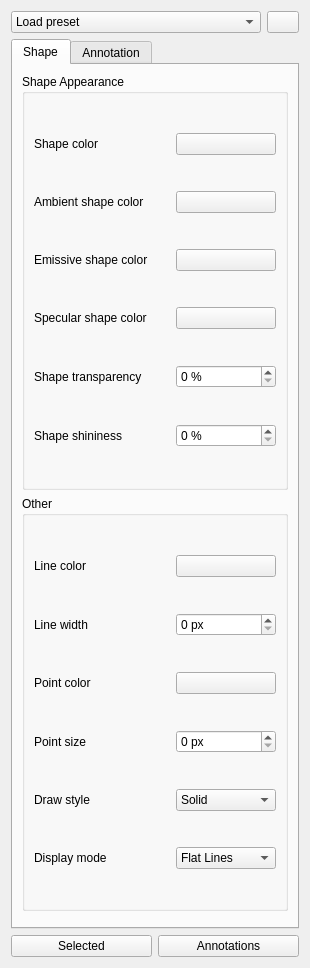
<?xml version="1.0" encoding="UTF-8"?>
<ui version="4.0">
 <class>Form</class>
 <widget class="QWidget" name="Form">
  <property name="geometry">
   <rect>
    <x>0</x>
    <y>0</y>
    <width>290</width>
    <height>968</height>
   </rect>
  </property>
  <property name="windowTitle">
   <string>Style Settings</string>
  </property>
  <layout class="QVBoxLayout" name="verticalLayout_1">
   <item>
    <layout class="QHBoxLayout" name="horizontalLayout_1">
     <item>
      <widget class="QComboBox" name="comboPresets">
       <property name="toolTip">
        <string>Fill the values below from a stored style preset</string>
       </property>
       <item>
        <property name="text">
         <string>Load preset</string>
        </property>
       </item>
      </widget>
     </item>
     <item>
      <widget class="QPushButton" name="saveButton">
       <property name="maximumSize">
        <size>
         <width>32</width>
         <height>16777215</height>
        </size>
       </property>
       <property name="toolTip">
        <string>Saves the current style as a preset</string>
       </property>
       <property name="text">
        <string/>
       </property>
       <property name="icon">
        <iconset theme="gtk-save">
         <normaloff>.</normaloff>.</iconset>
       </property>
      </widget>
     </item>
    </layout>
   </item>
   <item>
    <widget class="QTabWidget" name="tabs">
     <widget class="QWidget" name="tab_Shape">
      <attribute name="title">
       <string>Shape</string>
      </attribute>
      <layout class="QVBoxLayout" name="verticalLayout_2">
       <item>
        <widget class="QGroupBox" name="groupBox_1">
         <property name="title">
          <string>Shape Appearance</string>
         </property>
         <layout class="QGridLayout" name="gridLayout_1" columnstretch="1,0" columnminimumwidth="0,100">
          <item row="0" column="0">
           <widget class="QLabel" name="label_ShapeColor">
            <property name="text">
             <string>Shape color</string>
            </property>
           </widget>
          </item>
          <item row="0" column="1">
           <widget class="Gui::ColorButton" name="ShapeColor">
           </widget>
          </item>
          <item row="1" column="0">
           <widget class="QLabel" name="label_AmbientColor">
            <property name="text">
             <string>Ambient shape color</string>
            </property>
           </widget>
          </item>
          <item row="1" column="1">
           <widget class="Gui::ColorButton" name="AmbientColor">
           </widget>
          </item>
          <item row="2" column="0">
           <widget class="QLabel" name="label_EmissiveColor">
            <property name="text">
             <string>Emissive shape color</string>
            </property>
           </widget>
          </item>
          <item row="2" column="1">
           <widget class="Gui::ColorButton" name="EmissiveColor">
           </widget>
          </item>
          <item row="3" column="0">
           <widget class="QLabel" name="label_SpecularColor">
            <property name="text">
             <string>Specular shape color</string>
            </property>
           </widget>
          </item>
          <item row="3" column="1">
           <widget class="Gui::ColorButton" name="SpecularColor">
           </widget>
          </item>
          <item row="4" column="0">
           <widget class="QLabel" name="label_Transparency">
            <property name="text">
             <string>Shape transparency</string>
            </property>
           </widget>
          </item>
          <item row="4" column="1">
           <widget class="QSpinBox" name="Transparency">
            <property name="suffix">
             <string notr="true"> %</string>
            </property>
            <property name="maximum">
             <number>100</number>
            </property>
           </widget>
          </item>
          <item row="5" column="0">
           <widget class="QLabel" name="label_Shininess">
            <property name="text">
             <string>Shape shininess</string>
            </property>
           </widget>
          </item>
          <item row="5" column="1">
           <widget class="QSpinBox" name="Shininess">
            <property name="suffix">
             <string notr="true"> %</string>
            </property>
            <property name="maximum">
             <number>100</number>
            </property>
           </widget>
          </item>
         </layout>
        </widget>
       </item>
       <item>
        <widget class="QGroupBox" name="groupBox_2">
         <property name="title">
          <string>Other</string>
         </property>
         <layout class="QGridLayout" name="gridLayout_2" columnstretch="1,0" columnminimumwidth="0,100">
          <item row="0" column="0">
           <widget class="QLabel" name="label_LineColor">
            <property name="text">
             <string>Line color</string>
            </property>
           </widget>
          </item>
          <item row="0" column="1">
           <widget class="Gui::ColorButton" name="LineColor">
           </widget>
          </item>
          <item row="1" column="0">
           <widget class="QLabel" name="label_LineWidth">
            <property name="text">
             <string>Line width</string>
            </property>
           </widget>
          </item>
          <item row="1" column="1">
           <widget class="QSpinBox" name="LineWidth">
            <property name="suffix">
             <string> px</string>
            </property>
           </widget>
          </item>
          <item row="2" column="0">
           <widget class="QLabel" name="label_PointColor">
            <property name="text">
             <string>Point color</string>
            </property>
           </widget>
          </item>
          <item row="2" column="1">
           <widget class="Gui::ColorButton" name="PointColor">
           </widget>
          </item>
          <item row="3" column="0">
           <widget class="QLabel" name="label_PointSize">
            <property name="text">
             <string>Point size</string>
            </property>
           </widget>
          </item>
          <item row="3" column="1">
           <widget class="QSpinBox" name="PointSize">
            <property name="suffix">
             <string> px</string>
            </property>
           </widget>
          </item>
          <item row="4" column="0">
           <widget class="QLabel" name="label_DrawStyle">
            <property name="text">
             <string>Draw style</string>
            </property>
           </widget>
          </item>
          <item row="4" column="1">
           <widget class="QComboBox" name="DrawStyle">
            <item>
             <property name="text">
              <string>Solid</string>
             </property>
            </item>
            <item>
             <property name="text">
              <string>Dashed</string>
             </property>
            </item>
            <item>
             <property name="text">
              <string>Dotted</string>
             </property>
            </item>
            <item>
             <property name="text">
              <string>DashDot</string>
             </property>
            </item>
           </widget>
          </item>
          <item row="5" column="0">
           <widget class="QLabel" name="label_DisplayMode">
            <property name="text">
             <string>Display mode</string>
            </property>
           </widget>
          </item>
          <item row="5" column="1">
           <widget class="QComboBox" name="DisplayMode">
            <item>
             <property name="text">
              <string>Flat Lines</string>
             </property>
            </item>
            <item>
             <property name="text">
              <string>Shaded</string>
             </property>
            </item>
            <item>
             <property name="text">
              <string>Wireframe</string>
             </property>
            </item>
            <item>
             <property name="text">
              <string>Points</string>
             </property>
            </item>
           </widget>
          </item>
         </layout>
        </widget>
       </item>
       <item>
        <spacer name="verticalSpacer_1">
         <property name="orientation">
          <enum>Qt::Vertical</enum>
         </property>
        </spacer>
       </item>
      </layout>
     </widget>
     <widget class="QWidget" name="tab_Annotation">
      <attribute name="title">
       <string>Annotation</string>
      </attribute>
      <layout class="QVBoxLayout" name="verticalLayout_3">
       <item>
        <widget class="QGroupBox" name="groupBox_3">
         <property name="title">
          <string>Annotations</string>
         </property>
         <layout class="QGridLayout" name="gridLayout_3" columnstretch="1,0" columnminimumwidth="0,100">
          <item row="0" column="0">
           <widget class="QLabel" name="label_ScaleMultiplier">
            <property name="text">
             <string>Scale multiplier</string>
            </property>
           </widget>
          </item>
          <item row="0" column="1">
           <widget class="QDoubleSpinBox" name="ScaleMultiplier">
            <property name="toolTip">
             <string>The annotation scale multiplier is the inverse of the scale set in the
Annotation scale widget. If the scale is 1:100 the multiplier is 100.</string>
            </property>
            <property name="minimum">
             <number>0</number>
            </property>
            <property name="maximum">
             <number>10000</number>
            </property>
           </widget>
          </item>
         </layout>
        </widget>
       </item>
       <item>
        <widget class="QGroupBox" name="groupBox_4">
         <property name="title">
          <string>Texts</string>
         </property>
         <layout class="QGridLayout" name="gridLayout_4" columnstretch="1,0" columnminimumwidth="0,100">
          <item row="0" column="0">
           <widget class="QLabel" name="label_TextFont">
            <property name="text">
             <string>Font name</string>
            </property>
           </widget>
          </item>
          <item row="0" column="1">
           <widget class="QFontComboBox" name="TextFont">
            <property name="sizePolicy">
             <sizepolicy hsizetype="Ignored" vsizetype="Fixed">
              <horstretch>0</horstretch>
              <verstretch>0</verstretch>
             </sizepolicy>
            </property>
            <property name="toolTip">
             <string>The font for texts, dimensions and labels</string>
            </property>
           </widget>
          </item>
          <item row="1" column="0">
           <widget class="QLabel" name="label_TextSize">
            <property name="text">
             <string>Font size</string>
            </property>
           </widget>
          </item>
          <item row="1" column="1">
           <widget class="Gui::InputField" name="TextSize">
            <property name="toolTip">
             <string>The height for texts, dimension texts and label texts</string>
            </property>
            <property name="unit" stdset="0">
             <string notr="true"/>
            </property>
           </widget>
          </item>
          <item row="2" column="0">
           <widget class="QLabel" name="label_LineSpacing">
            <property name="text">
             <string>Line spacing factor</string>
            </property>
           </widget>
          </item>
          <item row="2" column="1">
           <widget class="QDoubleSpinBox" name="LineSpacing">
            <property name="toolTip">
             <string>The line spacing for multi-line texts and labels (relative to the font size)</string>
            </property>
           </widget>
          </item>
          <item row="3" column="0">
           <widget class="QLabel" name="label_TextColor">
            <property name="text">
             <string>Text color</string>
            </property>
           </widget>
          </item>
          <item row="3" column="1">
           <widget class="Gui::ColorButton" name="TextColor">
            <property name="toolTip">
             <string>The color for texts, dimension texts and label texts</string>
            </property>
           </widget>
          </item>
         </layout>
        </widget>
       </item>
       <item>
        <widget class="QGroupBox" name="groupBox_5">
         <property name="title">
          <string>Lines and Arrows</string>
         </property>
         <layout class="QGridLayout" name="gridLayout_5" columnstretch="1,0" columnminimumwidth="0,100">
          <item row="0" column="0">
           <widget class="QLabel" name="label_AnnoLineWidth">
            <property name="text">
             <string>Line width</string>
            </property>
           </widget>
          </item>
          <item row="0" column="1">
           <widget class="QSpinBox" name="AnnoLineWidth">
            <property name="suffix">
             <string> px</string>
            </property>
           </widget>
          </item>
          <item row="1" column="0">
           <widget class="QLabel" name="label_ArrowStyleStart">
            <property name="text">
             <string>Start arrow type</string>
            </property>
           </widget>
          </item>
          <item row="1" column="1">
           <widget class="QComboBox" name="ArrowStyleStart">
            <item>
             <property name="text">
              <string>Dot</string>
             </property>
            </item>
            <item>
             <property name="text">
              <string>Circle</string>
             </property>
            </item>
            <item>
             <property name="text">
              <string>Arrow</string>
             </property>
            </item>
            <item>
             <property name="text">
              <string>Tick</string>
             </property>
            </item>
            <item>
             <property name="text">
              <string>Tick-2</string>
             </property>
            </item>
            <item>
             <property name="text">
              <string>None</string>
             </property>
            </item>
           </widget>
          </item>
          <item row="2" column="0">
           <widget class="QLabel" name="label_ArrowSizeStart">
            <property name="text">
             <string>Start arrow size</string>
            </property>
           </widget>
          </item>
          <item row="2" column="1">
           <widget class="Gui::InputField" name="ArrowSizeStart">
            <property name="unit" stdset="0">
             <string notr="true"/>
            </property>
           </widget>
          </item>
          <item row="3" column="0">
           <widget class="QLabel" name="label_ArrowStyleEnd">
            <property name="text">
             <string>End arrow type</string>
            </property>
           </widget>
          </item>
          <item row="3" column="1">
           <widget class="QComboBox" name="ArrowStyleEnd">
            <item>
             <property name="text">
              <string>Dot</string>
             </property>
            </item>
            <item>
             <property name="text">
              <string>Circle</string>
             </property>
            </item>
            <item>
             <property name="text">
              <string>Arrow</string>
             </property>
            </item>
            <item>
             <property name="text">
              <string>Tick</string>
             </property>
            </item>
            <item>
             <property name="text">
              <string>Tick-2</string>
             </property>
            </item>
            <item>
             <property name="text">
              <string>None</string>
             </property>
            </item>
           </widget>
          </item>
          <item row="4" column="0">
           <widget class="QLabel" name="label_ArrowSizeEnd">
            <property name="text">
             <string>End arrow size</string>
            </property>
           </widget>
          </item>
          <item row="4" column="1">
           <widget class="Gui::InputField" name="ArrowSizeEnd">
            <property name="unit" stdset="0">
             <string notr="true"/>
            </property>
           </widget>
          </item>
          <item row="5" column="0">
           <widget class="QLabel" name="label_AnnoLineColor">
            <property name="text">
             <string>Line and arrow color</string>
            </property>
           </widget>
          </item>
          <item row="5" column="1">
           <widget class="Gui::ColorButton" name="AnnoLineColor">
           </widget>
          </item>
         </layout>
        </widget>
       </item>
       <item>
        <widget class="QGroupBox" name="groupBox_6">
         <property name="title">
          <string>Dimensions</string>
         </property>
         <layout class="QGridLayout" name="gridLayout_6" columnstretch="1,0" columnminimumwidth="0,100">
          <item row="0" column="0">
           <widget class="QLabel" name="label_ShowUnit">
            <property name="text">
             <string>Show unit</string>
            </property>
           </widget>
          </item>
          <item row="0" column="1">
           <widget class="QCheckBox" name="ShowUnit">
            <property name="toolTip">
             <string>Adds a unit symbol to dimension texts</string>
            </property>
            <property name="text">
             <string/>
            </property>
           </widget>
          </item>
          <item row="1" column="0">
           <widget class="QLabel" name="label_UnitOverride">
            <property name="text">
             <string>Unit override</string>
            </property>
           </widget>
          </item>
          <item row="1" column="1">
           <widget class="QLineEdit" name="UnitOverride">
            <property name="toolTip">
             <string>The unit override for dimensions. Leave blank to use the current AuraCAD unit.</string>
            </property>
           </widget>
          </item>
          <item row="2" column="0">
           <widget class="QLabel" name="label_DimOvershoot">
            <property name="text">
             <string>Dimension line overshoot</string>
            </property>
           </widget>
          </item>
          <item row="2" column="1">
           <widget class="Gui::InputField" name="DimOvershoot">
            <property name="toolTip">
             <string>The distance the dimension line is extended past the extension lines</string>
            </property>
            <property name="unit" stdset="0">
             <string notr="true"/>
            </property>
           </widget>
          </item>
          <item row="3" column="0">
           <widget class="QLabel" name="label_ExtLines">
            <property name="text">
             <string>Extension line length</string>
            </property>
           </widget>
          </item>
          <item row="3" column="1">
           <widget class="Gui::InputField" name="ExtLines">
            <property name="toolTip">
             <string>The length of extension lines. Use 0 for full extension lines. A negative value
defines the gap between the ends of the extension lines and the measured points.
A positive value defines the maximum length of the extension lines. Only used
for linear dimensions.</string>
            </property>
            <property name="unit" stdset="0">
             <string notr="true"/>
            </property>
           </widget>
          </item>
          <item row="4" column="0">
           <widget class="QLabel" name="label_ExtOvershoot">
            <property name="text">
             <string>Extension line overshoot</string>
            </property>
           </widget>
          </item>
          <item row="4" column="1">
           <widget class="Gui::InputField" name="ExtOvershoot">
            <property name="toolTip">
             <string>The length of extension lines above the dimension line</string>
            </property>
            <property name="unit" stdset="0">
             <string notr="true"/>
            </property>
           </widget>
          </item>
          <item row="5" column="0">
           <widget class="QLabel" name="label_TextSpacing">
            <property name="text">
             <string>Text spacing</string>
            </property>
           </widget>
          </item>
          <item row="5" column="1">
           <widget class="Gui::InputField" name="TextSpacing">
            <property name="toolTip">
             <string>The space between the dimension line and the dimension text</string>
            </property>
            <property name="unit" stdset="0">
             <string notr="true"/>
            </property>
           </widget>
          </item>
         </layout>
        </widget>
       </item>
      </layout>
     </widget>
    </widget>
   </item>
   <item>
    <layout class="QHBoxLayout" name="horizontalLayout_2">
     <item>
      <widget class="QPushButton" name="applyButton">
       <property name="toolTip">
        <string>Apply the above style to selected object(s)</string>
       </property>
       <property name="text">
        <string>Selected</string>
       </property>
       <property name="icon">
        <iconset theme="gtk-apply">
         <normaloff>.</normaloff>.</iconset>
       </property>
      </widget>
     </item>
     <item>
      <widget class="QPushButton" name="annotButton">
       <property name="toolTip">
        <string>Apply the above style to all annotations (texts, dimensions and labels)</string>
       </property>
       <property name="text">
        <string>Annotations</string>
       </property>
      </widget>
     </item>
    </layout>
   </item>
  </layout>
 </widget>
 <customwidgets>
  <customwidget>
   <class>Gui::InputField</class>
   <extends>QLineEdit</extends>
   <header>Gui/InputField.h</header>
  </customwidget>
  <customwidget>
   <class>Gui::ColorButton</class>
   <extends>QPushButton</extends>
   <header>Gui/Widgets.h</header>
  </customwidget>
 </customwidgets>
 <resources/>
 <connections/>
</ui>
